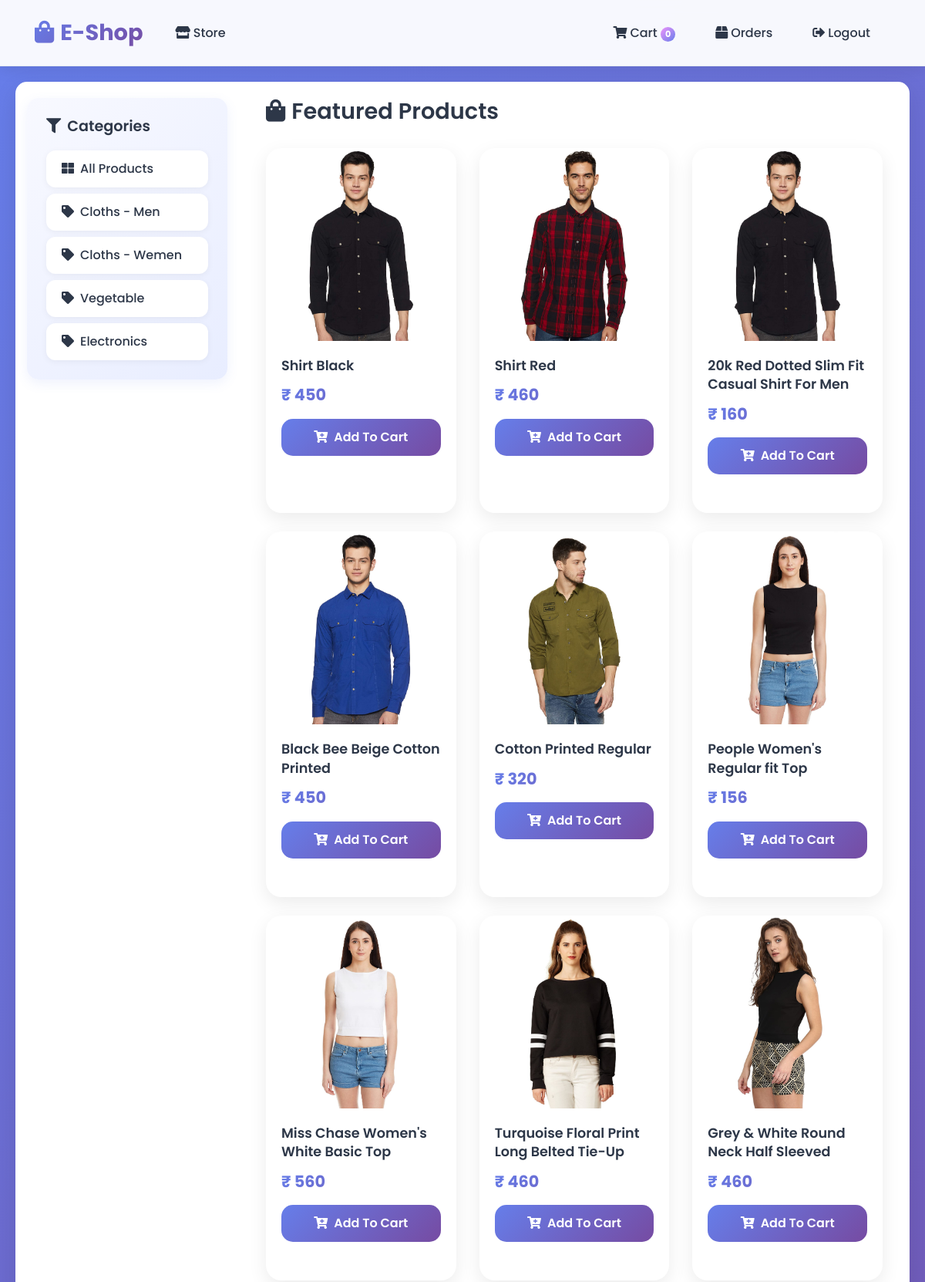
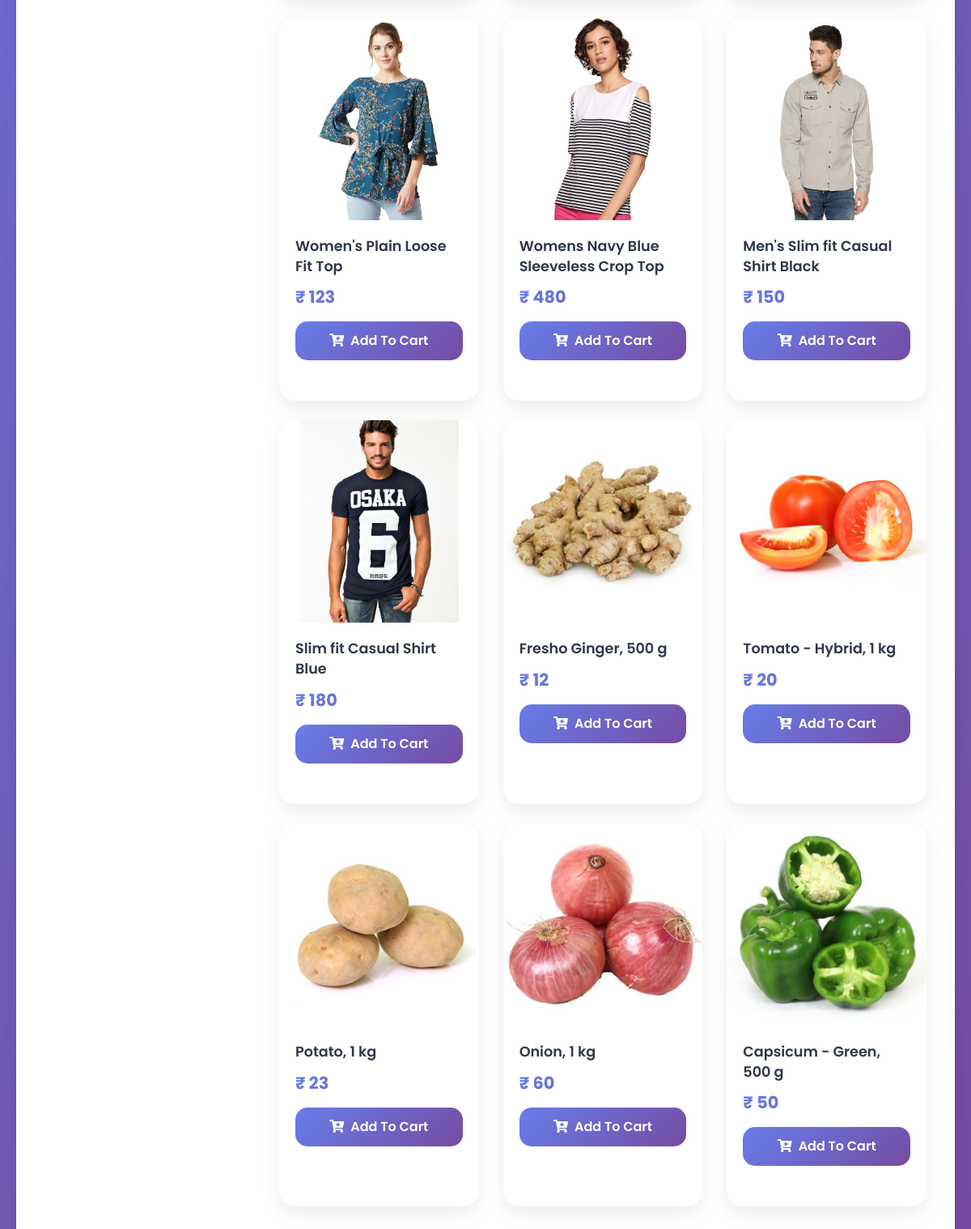
Screenshot of /store (signed in) with the database file from the repository (2 pictures, top to bottom).
### store/models/category.py (models this page shows, shortened)
class Category(models.Model):
    name = models.CharField(max_length=20)
    @staticmethod
    def get_all_categories():
        return Category.objects.all()

### store/models/product.py (models this page shows, shortened)
class Product(models.Model):
    name = models.CharField(max_length=50)
    price = models.IntegerField(default=0)
    category = models.ForeignKey(Category, on_delete=models.CASCADE, default=1)
    description = models.CharField(max_length=200, default='' , null=True , blank=True)
    image = models.ImageField(upload_to='uploads/products/')
    @staticmethod
    def get_all_products():
        return Product.objects.all()

### store/views/home.py (the view)
# urls.py: path('' , include('store.urls'))
def store(request):
    cart = request.session.get('cart')
    if not cart:
        request.session['cart'] = {}
    products = None
    categories = Category.get_all_categories()
    categoryID = request.GET.get('category')
    if categoryID:
        products = Product.get_all_products_by_categoryid(categoryID)
    else:
        products = Product.get_all_products();
    data = {}
    data['products'] = products
    data['categories'] = categories
    print('you are : ', request.session.get('email'))
    return render(request, 'index.html', data)

### store/templatetags/cart.py (called while the page is built)
@register.filter(name='is_in_cart')
def is_in_cart(product  , cart):
    keys = cart.keys()
    for id in keys:
        if int(id) == product.id:
            return True
    return False;

### store/templatetags/custom_filter.py (called while the page is built)
@register.filter(name='currency')
def currency(number):
    return "₹ "+str(number)

### store/templates/index.html (shortened to what this page needs)
{% extends 'base.html' %}
{% block content %}
{% load cart %}
{% load custom_filter %}
<div class="container-fluid">
  <div class="row">
    <div class="col-12">
    </div>
    <div class="col-lg-3">
      <div class="category-sidebar">
        <h3 class="category-title">
          <i class="fas fa-filter mr-2"></i>Categories
        </h3>
        <div class="list-group category-list">
          <a href="/" class="list-group-item list-group-item-action category-item">
            <i class="fas fa-th-large mr-2"></i>All Products
          </a>
          {% for category in categories %}
          <a href="/?category={{category.id}}" class="list-group-item list-group-item-action category-item">
            <i class="fas fa-tag mr-2"></i>{{category.name}}
          </a>
          {% endfor %}
        </div>
      </div>
    </div>
    <div class="col-lg-9">
      <div class="products-section">
        <h2 class="section-title">
          <i class="fas fa-shopping-bag mr-2"></i>Featured Products
        </h2>
        <div class="row" id="products">
          {% for product in products %}
          <div class="col-xl-4 col-md-6 col-sm-12 mb-4">
            <div class="card product-card" id="{{product.id}}">
              <div style=" height: 250px;">
                <img class="product-image" src="{{product.image.url}}" alt="{{product.name}}">
              </div>
              <div class="product-info">
                <h5 class="product-name">{{product.name}}</h5>
                <p class="product-price">{{product.price|currency}}</p>
                <div class="cart-footer">
                  {% if product|is_in_cart:request.session.cart %}
                  <div class="cart-controls">
                    <div class="row align-items-center">
                      <div class="col-3">
                        <form action="/#{{product.id}}" method="post">
                          {% csrf_token %}
                          <input hidden type="text" name='product' value='{{product.id}}'>
                          <input hidden type="text" name='remove' value='True'>
                          <button type="submit" class="cart-btn cart-btn-minus">
                            <i class="fas fa-minus"></i>
                          </button>
                        </form>
                      </div>
                      <div class="col-6 cart-quantity">
                        <i class="fas fa-shopping-cart mr-1"></i>
                        {{product|cart_quantity:request.session.cart}} in Cart
                      </div>
                      <div class="col-3">
                        <form action="/#{{product.id}}" method="post">
                          {% csrf_token %}
                          <input hidden type="text" name='product' value='{{product.id}}'>
                          <button type="submit" class="cart-btn cart-btn-plus">
                            <i class="fas fa-plus"></i>
                          </button>
                        </form>
                      </div>
                    </div>
                  </div>
                  {% else %}
                  <form action="/#{{product.id}}" method="POST">
                    <button type="submit" class="add-to-cart-btn">
                      <i class="fas fa-cart-plus mr-2"></i>Add To Cart
                    </button>
                  </form>
                  {% endif %}
                </div>
              </div>
            </div>
          </div>
          {% endfor %}
        </div>
      </div>
    </div>
  </div>
</div>
{% endblock %}

### store/templates/base.html (style rules this page uses)
:root { --primary-color: #667eea; --secondary-color: #764ba2; --accent-color: #f093fb; --text-dark: #2d3748; --text-light: #718096; --bg-light: #f7fafc; --border-color: #e2e8f0; --success-color: #48bb78; --danger-color: #f56565; --warning-color: #ed8936; }
* { font-family: 'Poppins', sans-serif; }
body { background: linear-gradient(135deg, #667eea 0%, #764ba2 100%); background-attachment: fixed; min-height: 100vh; }
.card { transition: all 0.3s ease; border: none; border-radius: 15px; overflow: hidden; }

### store/templates/index.html (style rules this page uses)
.category-sidebar { background: linear-gradient(135deg, #f8f9ff 0%, #e8edff 100%); border-radius: 15px; padding: 25px; margin: 20px 0; box-shadow: 0 5px 15px rgba(102, 126, 234, 0.1); }
.category-title { font-weight: 600; color: var(--text-dark); margin-bottom: 20px; font-size: 1.2rem; }
.category-list { border: none; }
.category-item { border: none !important; border-radius: 12px !important; margin-bottom: 8px; font-weight: 500; color: var(--text-dark); background: white; transition: all 0.3s ease; box-shadow: 0 2px 8px rgba(0,0,0,0.05); }
.products-section { padding: 20px; }
.section-title { font-weight: 600; color: var(--text-dark); margin-bottom: 30px; font-size: 1.8rem; }
.product-card { border: none; border-radius: 20px; overflow: hidden; background: white; box-shadow: 0 8px 25px rgba(0,0,0,0.08); transition: all 0.4s ease; margin-bottom: 30px; height: 100%; }
.product-image { height: 250px; object-fit: contain; width: 100%; transition: all 0.3s ease; border-radius: 20px; }
.product-info { padding: 20px; }
.product-name { font-weight: 600; color: var(--text-dark); margin-bottom: 10px; font-size: 1.1rem; line-height: 1.4; }
.product-price { font-weight: 700; font-size: 1.3rem; background: linear-gradient(135deg, var(--primary-color), var(--secondary-color)); -webkit-background-clip: text; -webkit-text-fill-color: transparent; background-clip: text; margin-bottom: 15px; }
.add-to-cart-btn { background: linear-gradient(135deg, var(--primary-color), var(--secondary-color)); color: white; border: none; border-radius: 15px; padding: 12px 20px; font-weight: 600; width: 100%; transition: all 0.3s ease; }

### rows the page displays
Category: name "Cloths - Men"
Category: name "Cloths - Wemen"
Category: name "Vegetable"
Category: name "Electronics"
Product: image (picture), name "Shirt Black", price "₹ 450"
Product: image (picture), name "Shirt Red", price "₹ 460"
Product: image (picture), name "20k Red Dotted Slim Fit Casual Shirt For Men", price "₹ 160"
Product: image (picture), name "Black Bee Beige Cotton Printed", price "₹ 450"
Product: image (picture), name "Cotton Printed Regular", price "₹ 320"
Product: image (picture), name "People Women's Regular fit Top", price "₹ 156"
Product: image (picture), name "Miss Chase Women's White Basic Top", price "₹ 560"
Product: image (picture), name "Turquoise Floral Print Long Belted Tie-Up", price "₹ 460"
Product: image (picture), name "Grey & White Round Neck Half Sleeved", price "₹ 460"
Product: image (picture), name "Women's Plain Loose Fit Top", price "₹ 123"
Product: image (picture), name "Womens Navy Blue Sleeveless Crop Top", price "₹ 480"
Product: image (picture), name "Men's Slim fit Casual Shirt Black", price "₹ 150"
Product: image (picture), name "Slim fit Casual Shirt Blue", price "₹ 180"
Product: image (picture), name "Fresho Ginger, 500 g", price "₹ 12"
Product: image (picture), name "Tomato - Hybrid, 1 kg", price "₹ 20"
Product: image (picture), name "Potato, 1 kg", price "₹ 23"
Product: image (picture), name "Onion, 1 kg", price "₹ 60"
Product: image (picture), name "Capsicum - Green, 500 g", price "₹ 50"

### other values shown
{{ request.session.cart.keys|length }} "0"
